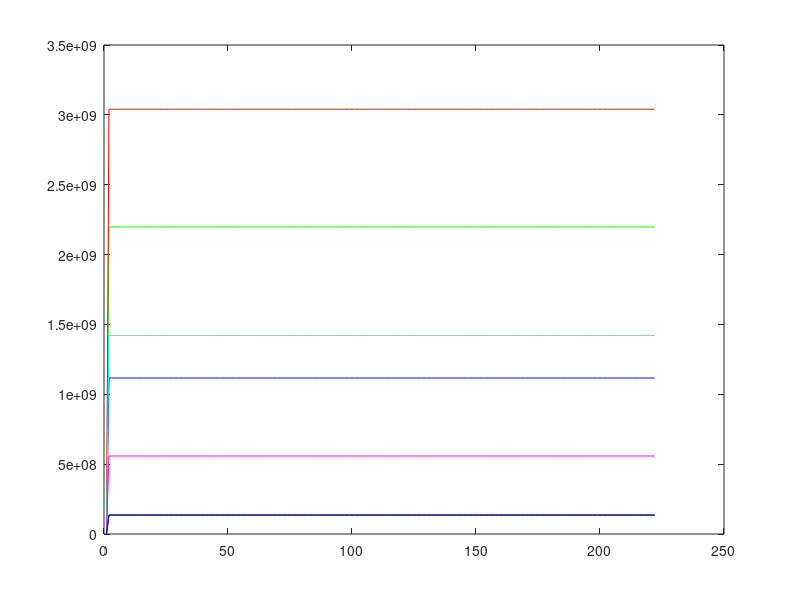

Write the MATLAB code that produced this figure.
% This routine is for the 8 channel waveform generator
% designed for UAV2008. It is used by all MCoRDS platforms
% to generate the custom waveshape files.
%
% Carl Leuschen did the scaling up, 
% John Ledford did the rest.

% Clear up everything:
fprintf('=================================================\n');
fprintf('Wavegen\n');
clear;
close all;    %close all open figures

% -------------------------------------------------------
% User Parameters
% -------------------------------------------------------

% Choose one pulse duration setting
if 0
  % 10 us setting
  addLossDDS(1) = 11.7; % Additional loss from maximum output, in dB
  addLossDDS(2) = 5.82; % 1e6 for value will drive output to zero
  addLossDDS(3) = 3; % These should never be negative!
  addLossDDS(4) = 9.605;
  addLossDDS(5) = 17.72;
  addLossDDS(6) = 30;
  addLossDDS(7) = 30;
  addLossDDS(8) = 30;
  % Set up the waveform parameters (1d0 = 1.0, 2d5 = 2.5, etc)
  outfile='Paden_1d0us_20percentTukey_10usPulse.wf';
  numPoints = 222; % Get from the waveform generator feedback
  % for DC8 setup:
  %  222 = 1us   Basepulse
  %  555 = 2.5us Basepulse
  %  666 = 3us   Basepulse
  
  window_type = 3;    % 1 = rectangular
  % 2 = hanning
  % 3 = tukey 20%
elseif 0
  % 20 us setting
  addLossDDS(1) = 8.55; % Additional loss from maximum output, in dB
  addLossDDS(2) = 6.36; % 1e6 for value will drive output to zero
  addLossDDS(3) = 3; % These should never be negative!
  addLossDDS(4) = 9.6425;
  addLossDDS(5) = 10.8575;
  addLossDDS(6) = 30;
  addLossDDS(7) = 30;
  addLossDDS(8) = 30;
  % Set up the waveform parameters (1d0 = 1.0, 2d5 = 2.5, etc)
  outfile='Paden_1d0us_10percentTukey_20usPulse.wf';
  numPoints = 222; % Get from the waveform generator feedback
  % for DC8 setup:
  %  222 = 1us   Basepulse
  %  555 = 2.5us Basepulse
  %  666 = 3us   Basepulse
  
  window_type = 4;    % 1 = rectangular
  % 2 = hanning
  % 3 = tukey 20%
  % 4 = tukey 10%
elseif 0
  % 3 us setting
  addLossDDS(1) = 11.4; % Additional loss from maximum output, in dB
  addLossDDS(2) = 5.64; % 1e6 for value will drive output to zero
  addLossDDS(3) = 3; % These should never be negative!
  addLossDDS(4) = 9.98;
  addLossDDS(5) = 18.19;
  addLossDDS(6) = 30;
  addLossDDS(7) = 30;
  addLossDDS(8) = 30;
  % Set up the waveform parameters (1d0 = 1.0, 2d5 = 2.5, etc)
  outfile='Paden_1d0us_20percentTukey_3usPulse.wf';
  numPoints = 222; % Get from the waveform generator feedback
  % for DC8 setup:
  %  222 = 1us   Basepulse
  %  555 = 2.5us Basepulse
  %  666 = 3us   Basepulse
  
  window_type = 3;    % 1 = rectangular
  % 2 = hanning
  % 3 = tukey 20%
elseif 0
  % 30 us setting
  addLossDDS(1) = 8.55; % Additional loss from maximum output, in dB
  addLossDDS(2) = 6.36; % 1e6 for value will drive output to zero
  addLossDDS(3) = 3; % These should never be negative!
  addLossDDS(4) = 9.6425;
  addLossDDS(5) = 10.8575;
  addLossDDS(6) = 30;
  addLossDDS(7) = 30;
  addLossDDS(8) = 30;
  % Set up the waveform parameters (1d0 = 1.0, 2d5 = 2.5, etc)
  outfile='Paden_2d5us_10percentTukey_30usPulse.wf';
  numPoints = 555; % Get from the waveform generator feedback
  % for DC8 setup:
  %  222 = 1us   Basepulse
  %  555 = 2.5us Basepulse
  %  666 = 3us   Basepulse
  
  window_type = 4;    % 1 = rectangular
  % 2 = hanning
  % 3 = tukey 20%
  % 4 = tukey 10%
elseif 1
  % Rx Lab Gain Tests
  addLossDDS(1) = 11.7; % Additional loss from maximum output, in dB
  addLossDDS(2) = 5.82; % 1e6 for value will drive output to zero
  addLossDDS(3) = 3; % These should never be negative!
  addLossDDS(4) = 9.605;
  addLossDDS(5) = 17.72;
  addLossDDS(6) = 30;
  addLossDDS(7) = 30;
  addLossDDS(8) = 30;
  % Set up the waveform parameters (1d0 = 1.0, 2d5 = 2.5, etc)
  outfile='Paden_1d0us_boxcar_10usPulse.wf';
  numPoints = 222; % Get from the waveform generator feedback
  % for DC8 setup:
  %  222 = 1us   Basepulse
  %  555 = 2.5us Basepulse
  %  666 = 3us   Basepulse
  
  window_type = 1;    % 1 = rectangular
  % 2 = hanning
  % 3 = tukey 20%
end

% -------------------------------------------------------
% Don't touch the stuff below unless you really know what your doing
% -------------------------------------------------------

if any(addLossDDS < 0)
  error('addLossDDS must all be positive')
end

numDDS = 8;  % Just in case I want to make it expandable
    
    
if  (window_type == 1) % rectangular
    template = ones(numPoints,1);
end

if  (window_type == 2) % Hanning
    template = hanning(numPoints);
end

if  (window_type == 3) % Tukey 20%
    template = tukeywin(numPoints,0.2);
end

if  (window_type == 4) % Tukey 10%
    template = tukeywin(numPoints,0.1);
end

% Set last point = 0, to guarantee that the signal is off
% during the off period. The problem is that the DDS chip flips the 
% signal, which is corrected for in the output exporting phase, but 
% for now it means we actually set the first sample to zero.
template(1)=0;

% Scale up - By Carl Leuschen
template = template*((2^32)-1);
template = (2^18)*floor(template/(2^18));

% plot(template);


% Now make the individual amplitudes

i=1;
while (i <= numDDS)
    fprintf('Calculating DDS[%d] Shape\n',i)
    wfAmp{i} = template/(10^(addLossDDS(i)/20));
    i=i+1;
end


figure(1); clf;
plot(wfAmp{1},'b'); hold on;
plot(wfAmp{2},'g');
plot(wfAmp{3},'r');
plot(wfAmp{4},'c');
plot(wfAmp{5},'m');
plot(wfAmp{6},'y');
plot(wfAmp{7},'k');
plot(wfAmp{8},'b');




% Open file (force little-endian formating == PC byte ordering)
fid = fopen(outfile,'w','ieee-be');

% Write waveshape points, reversing the order since the DDS plays them
% "backwards" (in John's opinion).
i=1;
while (i <= numDDS)
    for index = 1:length(wfAmp{i})
        fwrite(fid,wfAmp{i}((length(wfAmp{i})+1)-index),'uint32');
    end
    i=i+1;
end



% Close file
fclose(fid);

return;
